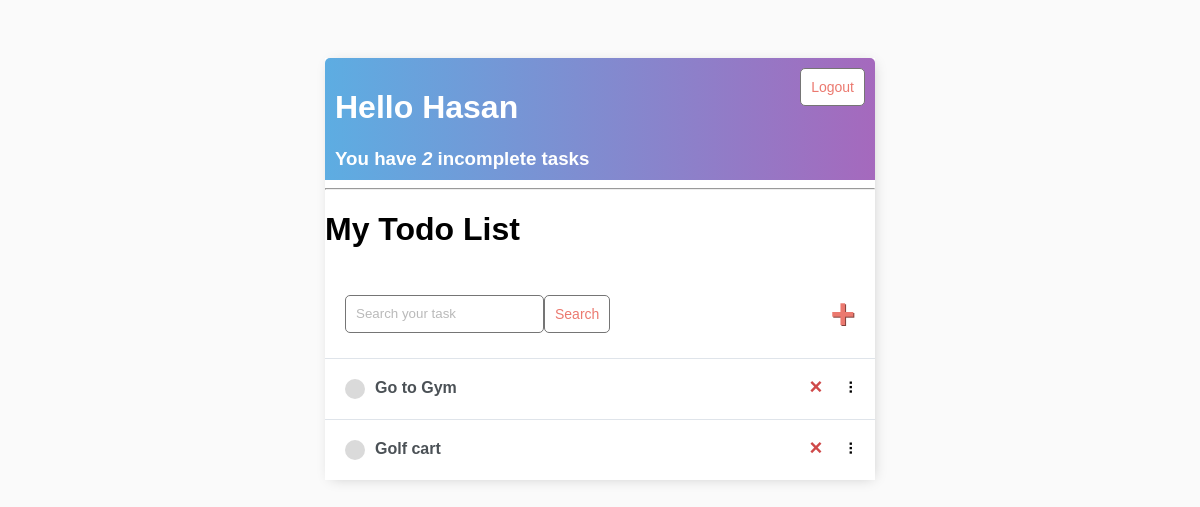
Page / (signed in) on the earlier database version.
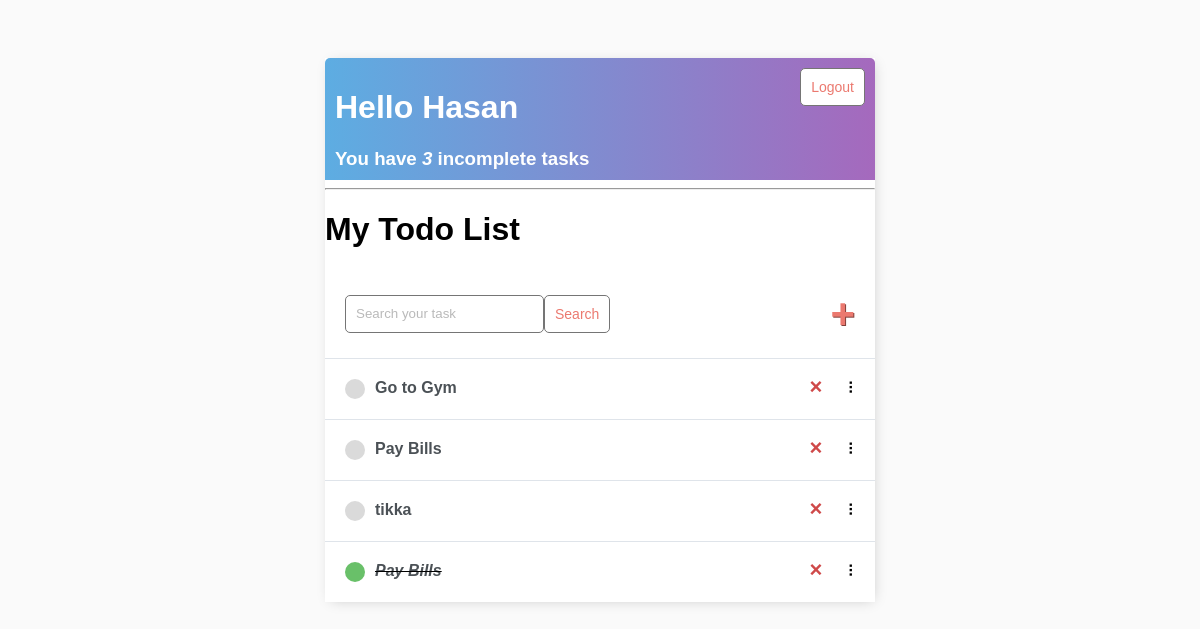
Same page on the later database version.
### base/models.py (models this page shows)
class Task(models.Model):
  user = models.ForeignKey(User, on_delete=models.CASCADE,null=True,blank=True)
  title = models.CharField(max_length=200)
  description = models.TextField(null=True, blank=True)
  complete = models.BooleanField(default=False)
  create = models.DateTimeField(auto_now_add=True)
  def __str__(self):
    return self.title
  class Meta:
    ordering = ['complete']

### base/views.py (the view)
# urls.py: path('', TaskList.as_view(), name='tasks'),
class TaskList(LoginRequiredMixin, ListView):
  model = Task
  context_object_name = "tasks"
  def get_context_data(self, **kwargs):
    context = super().get_context_data(**kwargs)
    context['tasks'] = context['tasks'].filter(user = self.request.user)
    context['count'] = context['tasks'].filter(complete = False).count()
    search_input = self.request.GET.get('search-area') or ''
    if search_input:
      context['tasks'] = context['tasks'].filter(title__startswith = search_input)
      context['search_input'] = search_input
    return context

### base/templates/base/task_list.html (shortened to what this page needs)
{% extends 'base/main.html' %}
{% block content %}
<div class="header-bar">
  <div>
    <h1>
      Hello {{request.user|title}}
      <h3 style="margin:0"> You have <i> {{count}}</i> incomplete task{{count|pluralize:"s" }}</h3>
    </h1>
  </div>
  {% if request.user.is_authenticated %}
  <form method="post" action="{% url 'logout' %}">
    <button class="button" type="submit">Logout</button>
  </form>
  {% else %}
  <a href="{% url 'login' %}">Login</a>
  {% endif %}
</div>
<hr>
<h1>My Todo List </h1>
<div id="search-add-wrapper">
  <form method="GET" style="display: flex;">
      <input type='text' name='search-area' placeholder="Search your task" value="{{search_input}}">
      <input class="button" type="submit" value='Search'>
  </form>
  {% if tasks|length >= 0 %}
  <a id="add-link" href="{% url 'task_create' %}">&#x2b;</a>
  {% endif %}
</div>
<div class="task_items-wrapper">
  {% for task in tasks %}
    <div class="task-wrapper" data-position="{{task.pk}}">
      <div class="task-title">
          {% if task.complete %}
          <div class="task-complete-icon"></div>
          <i><s><a href="{% url 'task_update' task.id %}">{{task}}</a></s></i> {% else %}
          <div class="task-incomplete-icon"></div>
          <a href="{% url 'task_update' task.id %}">{{task}}</a> {% endif %}
      </div>
      <div class="task-controls">
          <a class="delete-link" href="{% url 'task_delete' task.id %}">&#215;</a>
          <span class="handle">&nbsp;&#10247;</span>
      </div>
    </div>
  {% endfor %}
</div>
{% endblock %}

Differences in the rows shown:
removed Task: title "Golf cart"
added Task: title "Pay Bills"
added Task: title "tikka"
added Task: title "Pay Bills"
Other differences:
{{ count }}: "2" → "3"
